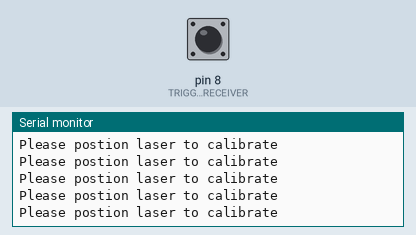
A sketch run on a simulated Arduino Uno, built with avr-gcc and run on an emulated ATmega328P. Parts: the last lines printed to the serial monitor. The inputs (shaded band) are chosen by the test bench; at power-on: pin 8 (TRIGGER_RECEIVER) LOW.

Above: at 1.2 s.
1.3 s: pin 8 (TRIGGER_RECEIVER) driven HIGH
At 2.4 s:
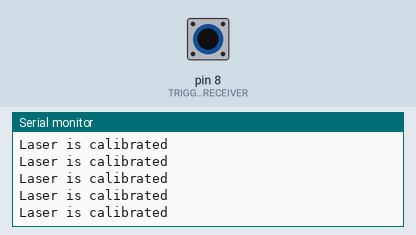
3.2 s: pin 8 (TRIGGER_RECEIVER) driven LOW
At 4.1 s:
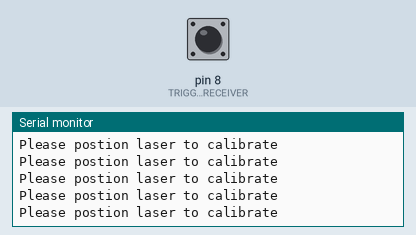
6.2 s: pin 8 (TRIGGER_RECEIVER) driven HIGH
At 7.2 s:
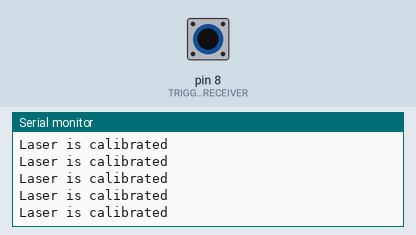
9.2 s: pin 8 (TRIGGER_RECEIVER) driven LOW
At 10.0 s:
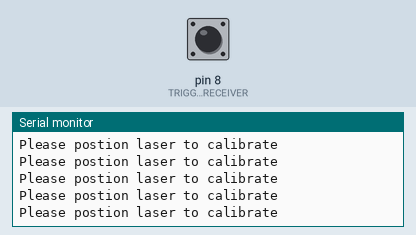
12.2 s: pin 8 (TRIGGER_RECEIVER) driven HIGH
At 13.0 s:
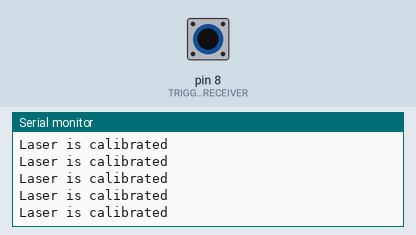

The sketch:

calibration.ino
```cpp
#define TRIGGER_BEAM 6
#define TRIGGER_RECEIVER 8
void setup() {
  // put your setup code here, to run once:

   pinMode(TRIGGER_BEAM, OUTPUT);
   pinMode(TRIGGER_RECEIVER, INPUT);
   digitalWrite(TRIGGER_BEAM, HIGH);
   Serial.begin(9600);
}

void loop() {
  // put your main code here, to run repeatedly:
  int laserCalibrated = digitalRead(TRIGGER_RECEIVER);
  if (laserCalibrated == 1) {
    Serial.println("Laser is calibrated");
  } else {
    Serial.println("Please postion laser to calibrate");
  }
}
```

Measured:
- after the input at 1.3 s, the serial monitor: prints a new line after 0.08 s (image 1)
